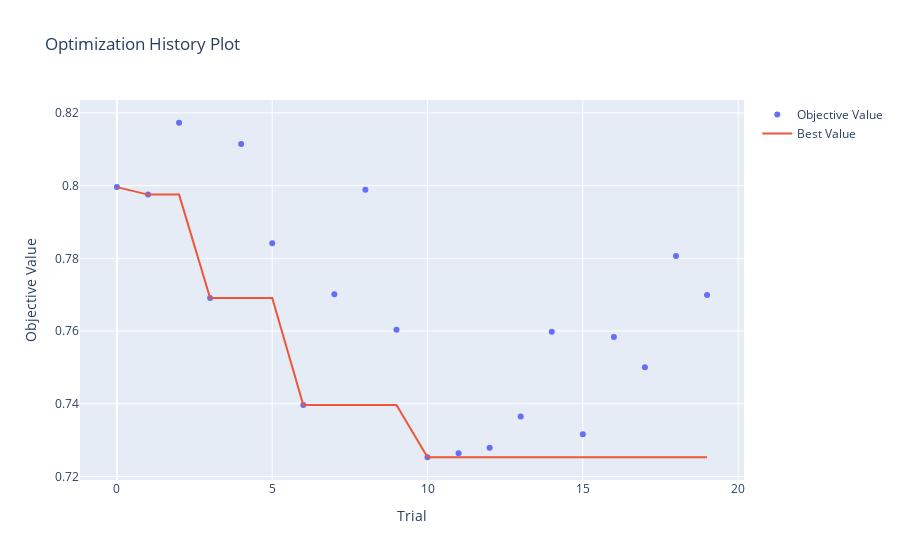

The cell this chart's notebook holds for it:
### Code cell
optuna.visualization.plot_optimization_history(study)

### Figure 1 — Plotly figure (JSON) as saved in the notebook; plotly's stock layout.template omitted (floating-point values rounded to 4 significant figures)
{"data": [{"mode": "markers", "name": "Objective Value", "type": "scatter", "x": [0, 1, 2, 3, 4, 5, 6, 7, 8, 9, 10, 11, 12, 13, 14, 15, 16, 17, 18, 19], "y": [0.7996, 0.7975, 0.8173, 0.7691, 0.8115, 0.7842, 0.7397, 0.7701, 0.7988, 0.7603, 0.7253, 0.7264, 0.7279, 0.7365, 0.7598, 0.7317, 0.7584, 0.75, 0.7807, 0.7699]}, {"mode": "lines", "name": "Best Value", "type": "scatter", "x": [0, 1, 2, 3, 4, 5, 6, 7, 8, 9, 10, 11, 12, 13, 14, 15, 16, 17, 18, 19], "y": [0.7996, 0.7975, 0.7975, 0.7691, 0.7691, 0.7691, 0.7397, 0.7397, 0.7397, 0.7397, 0.7253, 0.7253, 0.7253, 0.7253, 0.7253, 0.7253, 0.7253, 0.7253, 0.7253, 0.7253]}, {"marker": {"color": "#cccccc"}, "mode": "markers", "name": "Infeasible Trial", "showlegend": false, "type": "scatter", "x": [], "y": []}], "layout": {"title": {"text": "Optimization History Plot"}, "xaxis": {"title": {"text": "Trial"}}, "yaxis": {"title": {"text": "Objective Value"}}}}
